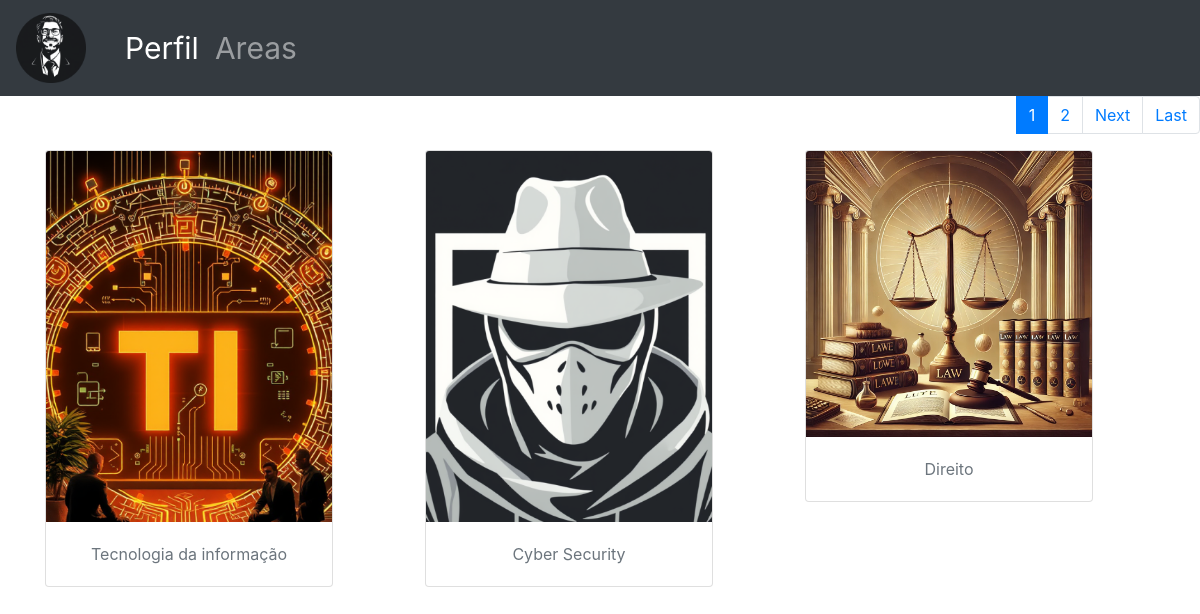
The page / (signed in) on the database its author committed.
### app/models.py (models this page shows, shortened)
class Area(models.Model):
    nome = models.CharField(max_length=150)
    material = models.IntegerField()
    descricao = models.TextField()
    imagem = models.ImageField(upload_to='area/', null=True, blank=True)

### app/views.py (the view)
# urls.py: path('', views.index, name='index'),
@login_required
def index(request):
    area = models.Area.objects.all()
    paginator = Paginator(area, 3)
    page = request.GET.get('page', 1)
    page_obj = paginator.get_page(page)
    context = {
        'area': page_obj
    }
    return render(request, 'app/index.html', context)

### app/templates/app/index.html (shortened to what this page needs)
{% extends "app/bloco.html" %}
{% block bloco %}
    <nav aria-label="...">
        <ul class="pagination justify-content-end">
        <li class="page-item active">
            <span class="page-link">
                {{ area.number }}
            </span>
        </li>
        <li class="page-item">
            {% if area.has_next %}
                <a href="?page={{ area.next_page_number }}"><span class="page-link" >{{ area.next_page_number }}</span></a>
            {% endif %}
        </li>
        <li class="page-item">
            {% if area.has_next %}
                <a href="?page={{ area.next_page_number }}"><span class="page-link" >Next</span></a>
            {% endif %}
        </li>
        <li class="page-item">
            {% if area.has_next %}
                <a href="?page={{ area.paginator.num_pages }}"><span class="page-link" >Last</span></a>
            {% endif %}
        </li>
        </ul>
    </nav>
    <main>
        <div class="container">
            <div class="row">
                {% for area in area %}
                    <div class="col-md-4">
                        <a href="{% url 'cursos' area.id %}" class="card link-secondary link-offset-2 link-underline-opacity-25 link-underline-opacity-0-hover" style="width: 18rem;">
                            <img class="card-img-top" src="{{ area.imagem.url }}" alt="Card image cap">
                            <div class="card-body">
                                <p class="card-text text-center">{{ area.nome }}</p>
                            </div>
                        </a>
                    </div>
                {% endfor %}
            </div>
        </div>
    </main>
{% endblock %}

### rows shown on the page
Area: imagem (picture), nome "Tecnologia da informação"
Area: imagem (picture), nome "Cyber Security"
Area: imagem (picture), nome "Direito"

### other values the page prints
{{ area.number }} "1"
{{ area.next_page_number }} "2"
